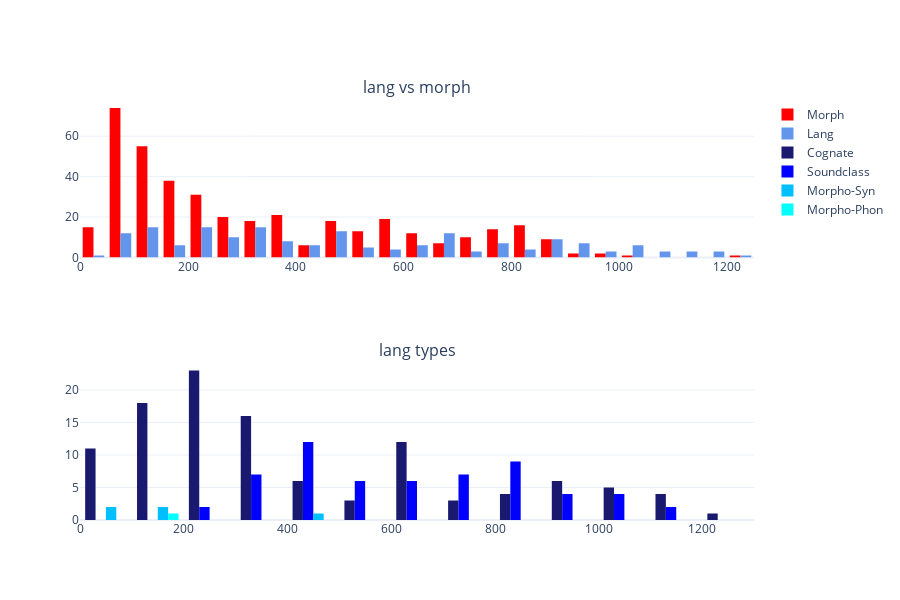

This figure's notebook cell:
### Code cell
def plots_for_column(col):
    fig = make_subplots(
        rows=2,
        cols=1,
        subplot_titles=["lang vs morph", "lang types"]
    )

    all_data = pd.concat([morph_data_bin_full, lang_data, cc_lang_data, sc_lang_data, ms_lang_data, mp_lang_data], join="inner")
    lower = all_data[col].quantile(0.1)
    upper = all_data[col].quantile(0.9)
    #lower = all_data[col].min()
    #upper = all_data[col].max()
    
    
    fig.append_trace(
        go.Histogram(
            x=morph_data_bin_full.loc[morph_data_bin_full[col].between(lower, upper)][col],
            name="Morph",
            marker_color="red",
            showlegend=True
            #, histnorm="percent"
        ),
        row=1,
        col=1
    )
    fig.append_trace(
        go.Histogram(
            x=lang_data.loc[lang_data[col].between(lower, upper)][col],
            name="Lang",
            marker_color="cornflowerblue",
            showlegend=True
            #, histnorm="percent"
        ),
        row=1,
        col=1
    )
    
    fig.append_trace(
        go.Histogram(
            x=cc_lang_data.loc[cc_lang_data[col].between(lower, upper)][col],
            name="Cognate",
            marker_color="midnightblue",
            showlegend=True
        ),
        row=2,
        col=1
    )
    fig.append_trace(
        go.Histogram(
            x=sc_lang_data.loc[sc_lang_data[col].between(lower, upper)][col],
            name="Soundclass",
            marker_color="blue",
            showlegend=True
        ),
        row=2,
        col=1
    )
    fig.append_trace(
        go.Histogram(
            x=ms_lang_data.loc[ms_lang_data[col].between(lower, upper)][col],
            name="Morpho-Syn",
            marker_color="deepskyblue",
            showlegend=True
        ),
        row=2,
        col=1
    )
    fig.append_trace(
        go.Histogram(
            x=mp_lang_data.loc[mp_lang_data[col].between(lower, upper)][col],
            name="Morpho-Phon",
            marker_color="cyan",
            showlegend=True
        ),
        row=2,
        col=1
    )
    return fig

column = "num_sites"
plots_for_column(column).update_layout(template="plotly_white", height=600)
#plots_for_column(column).write_image(column + ".png")

### Figure 1 — Plotly figure (JSON) as saved in the notebook; plotly's stock layout.template omitted (floating-point values rounded to 4 significant figures; data arrays with more than 128 entries replaced by an {"elided": "..."} marker saying what was removed)
{"data": [{"marker": {"color": "red"}, "name": "Morph", "showlegend": true, "type": "histogram", "x": {"elided": "402 int values"}, "xaxis": "x", "yaxis": "y"}, {"marker": {"color": "cornflowerblue"}, "name": "Lang", "showlegend": true, "type": "histogram", "x": {"elided": "177 int values"}, "xaxis": "x", "yaxis": "y"}, {"marker": {"color": "midnightblue"}, "name": "Cognate", "showlegend": true, "type": "histogram", "x": [481, 677, 426, 529, 949, 1025, 271, 899, 675, 227, 286, 185, 391, 260, 68, 209, 285, 1055, 73, 106, 460, 240, 949, 750, 339, 70, 210, 277, 351, 307, 906, 136, 980, 44, 320, 778, 1189, 242, 383, 877, 224, 220, 250, 163, 206, 100, 84, 638, 1126, 1110, 201, 383, 312, 231, 349, 905, 634, 411, 263, 226, 95, 259, 380, 678, 149, 81, 228, 670, 119, 161, 1195, 1051, 424, 880, 712, 613, 237, 111, 341, 83, 559, 229, 146, 285, 170, 116, 86, 694, 123, 837, 310, 470, 322, 673, 121, 58, 374, 124, 696, 338, 677, 930, 1036, 577, 670, 113, 151, 350, 65, 1030, 132, 1222], "xaxis": "x2", "yaxis": "y2"}, {"marker": {"color": "blue"}, "name": "Soundclass", "showlegend": true, "type": "histogram", "x": [694, 966, 632, 1093, 972, 739, 472, 752, 518, 470, 666, 529, 1046, 657, 888, 482, 469, 643, 345, 419, 487, 467, 524, 234, 491, 455, 515, 867, 326, 447, 327, 326, 1001, 556, 915, 877, 827, 612, 714, 349, 577, 778, 495, 1164, 780, 316, 756, 1123, 929, 1011, 838, 376, 867, 457, 828, 755, 866, 853, 282], "xaxis": "x2", "yaxis": "y2"}, {"marker": {"color": "deepskyblue"}, "name": "Morpho-Syn", "showlegend": true, "type": "histogram", "x": [94, 129, 425, 89, 193], "xaxis": "x2", "yaxis": "y2"}, {"marker": {"color": "cyan"}, "name": "Morpho-Phon", "showlegend": true, "type": "histogram", "x": [116], "xaxis": "x2", "yaxis": "y2"}], "layout": {"annotations": [{"font": {"size": 16}, "showarrow": false, "text": "lang vs morph", "x": 0.5, "xanchor": "center", "xref": "paper", "y": 1, "yanchor": "bottom", "yref": "paper"}, {"font": {"size": 16}, "showarrow": false, "text": "lang types", "x": 0.5, "xanchor": "center", "xref": "paper", "y": 0.375, "yanchor": "bottom", "yref": "paper"}], "height": 600, "xaxis": {"anchor": "y", "domain": [0, 1]}, "xaxis2": {"anchor": "y2", "domain": [0, 1]}, "yaxis": {"anchor": "x", "domain": [0.625, 1]}, "yaxis2": {"anchor": "x2", "domain": [0, 0.375]}}}
